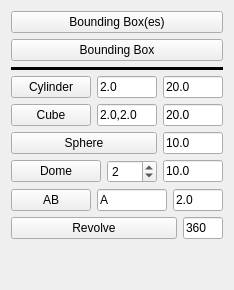
             <widget class="QWidget" name="Objects_Tab2">
              <property name="enabled">
               <bool>true</bool>
              </property>
              <property name="minimumSize">
               <size>
                <width>0</width>
                <height>0</height>
               </size>
              </property>
              <attribute name="icon">
               <iconset>
                <normaloff>../../../../../../../../home/laurent/Documents/03_Plans/Python/Icons/WF_box.svg</normaloff>../../../../../../../../home/laurent/Documents/03_Plans/Python/Icons/WF_box.svg</iconset>
              </attribute>
              <attribute name="title">
               <string>Object</string>
              </attribute>
              <layout class="QGridLayout" name="gridLayout_12">
               <item row="0" column="0">
                <widget class="QPushButton" name="button_boundingboxes">
                 <property name="maximumSize">
                  <size>
                   <width>16777215</width>
                   <height>16777215</height>
                  </size>
                 </property>
                 <property name="toolTip">
                  <string>Create bounding boxes around each of selected object(s).</string>
                 </property>
                 <property name="text">
                  <string>Bounding Box(es)</string>
                 </property>
                 <property name="icon">
                  <iconset>
                   <normaloff>../../../../../../../../home/laurent/Documents/03_Plans/Python/Icons/WF_boundingBoxes.svg</normaloff>../../../../../../../../home/laurent/Documents/03_Plans/Python/Icons/WF_boundingBoxes.svg</iconset>
                 </property>
                 <property name="iconSize">
                  <size>
                   <width>32</width>
                   <height>32</height>
                  </size>
                 </property>
                </widget>
               </item>
               <item row="1" column="0">
                <widget class="QPushButton" name="button_boundingbox">
                 <property name="maximumSize">
                  <size>
                   <width>16777215</width>
                   <height>16777215</height>
                  </size>
                 </property>
                 <property name="toolTip">
                  <string>Create one bounding box around all of selected object(s).</string>
                 </property>
                 <property name="text">
                  <string>Bounding Box</string>
                 </property>
                 <property name="icon">
                  <iconset>
                   <normaloff>../../../../../../../../home/laurent/Documents/03_Plans/Python/Icons/WF_boundingBox.svg</normaloff>../../../../../../../../home/laurent/Documents/03_Plans/Python/Icons/WF_boundingBox.svg</iconset>
                 </property>
                 <property name="iconSize">
                  <size>
                   <width>32</width>
                   <height>32</height>
                  </size>
                 </property>
                </widget>
               </item>
               <item row="2" column="0">
                <widget class="Line" name="line">
                 <property name="frameShadow">
                  <enum>QFrame::Plain</enum>
                 </property>
                 <property name="lineWidth">
                  <number>4</number>
                 </property>
                 <property name="midLineWidth">
                  <number>0</number>
                 </property>
                 <property name="orientation">
                  <enum>Qt::Horizontal</enum>
                 </property>
                </widget>
               </item>
               <item row="3" column="0">
                <layout class="QGridLayout" name="gridLayout_6">
                 <item row="0" column="0">
                  <widget class="QPushButton" name="button_cylinder_create">
                   <property name="toolTip">
                    <string>Create a Cylinder aligned on Axes:
- First select one or several couple of ( Axis and a Ref. Point). 
- Define Diameter and Length if needed.
Then Click the button...
It will create a Cylinder aligned on the selected axis 
with one of the extremities at the Ref. point,
for all couple selected.</string>
                   </property>
                   <property name="text">
                    <string>Cylinder</string>
                   </property>
                   <property name="icon">
                    <iconset>
                     <normaloff>../../../../../../../../home/laurent/Documents/03_Plans/Python/Icons/WF_cylinder.svg</normaloff>../../../../../../../../home/laurent/Documents/03_Plans/Python/Icons/WF_cylinder.svg</iconset>
                   </property>
                   <property name="iconSize">
                    <size>
                     <width>32</width>
                     <height>32</height>
                    </size>
                   </property>
                  </widget>
                 </item>
                 <item row="0" column="1">
                  <widget class="QLineEdit" name="diameter_cylinder">
                   <property name="sizePolicy">
                    <sizepolicy hsizetype="Minimum" vsizetype="Fixed">
                     <horstretch>0</horstretch>
                     <verstretch>0</verstretch>
                    </sizepolicy>
                   </property>
                   <property name="minimumSize">
                    <size>
                     <width>50</width>
                     <height>0</height>
                    </size>
                   </property>
                   <property name="maximumSize">
                    <size>
                     <width>60</width>
                     <height>16777215</height>
                    </size>
                   </property>
                   <property name="toolTip">
                    <string>Radius of the Cylinder.</string>
                   </property>
                   <property name="text">
                    <string>2.0</string>
                   </property>
                  </widget>
                 </item>
                 <item row="0" column="2">
                  <widget class="QLineEdit" name="length_cylinder">
                   <property name="sizePolicy">
                    <sizepolicy hsizetype="Minimum" vsizetype="Fixed">
                     <horstretch>0</horstretch>
                     <verstretch>0</verstretch>
                    </sizepolicy>
                   </property>
                   <property name="minimumSize">
                    <size>
                     <width>50</width>
                     <height>0</height>
                    </size>
                   </property>
                   <property name="maximumSize">
                    <size>
                     <width>60</width>
                     <height>16777215</height>
                    </size>
                   </property>
                   <property name="toolTip">
                    <string>Length of the Cylinder.
Negative value will reverse the direction from Ref. Point</string>
                   </property>
                   <property name="text">
                    <string>20.0</string>
                   </property>
                  </widget>
                 </item>
                </layout>
               </item>
               <item row="4" column="0">
                <layout class="QHBoxLayout" name="horizontalLayout_4">
                 <item>
                  <widget class="QPushButton" name="button_cube_create">
                   <property name="toolTip">
                    <string>Create a Cuboid aligned on Axes:
- First select one or several couple of ( Axis and a Ref. Point). 
- Define Dimensions if needed.
Then Click the button...
It will create a Cube aligned on the selected axis 
with one of the extremities at Ref. point,
for all couple selected.</string>
                   </property>
                   <property name="text">
                    <string>Cube</string>
                   </property>
                   <property name="icon">
                    <iconset>
                     <normaloff>../../../../../../../../home/laurent/Documents/03_Plans/Python/Icons/WF_cube.svg</normaloff>../../../../../../../../home/laurent/Documents/03_Plans/Python/Icons/WF_cube.svg</iconset>
                   </property>
                   <property name="iconSize">
                    <size>
                     <width>32</width>
                     <height>32</height>
                    </size>
                   </property>
                  </widget>
                 </item>
                 <item>
                  <widget class="QLineEdit" name="section_cube">
                   <property name="sizePolicy">
                    <sizepolicy hsizetype="Minimum" vsizetype="Fixed">
                     <horstretch>0</horstretch>
                     <verstretch>0</verstretch>
                    </sizepolicy>
                   </property>
                   <property name="minimumSize">
                    <size>
                     <width>50</width>
                     <height>0</height>
                    </size>
                   </property>
                   <property name="maximumSize">
                    <size>
                     <width>60</width>
                     <height>16777215</height>
                    </size>
                   </property>
                   <property name="toolTip">
                    <string>Section (Length, Width) of the Cube.</string>
                   </property>
                   <property name="text">
                    <string>2.0,2.0</string>
                   </property>
                  </widget>
                 </item>
                 <item>
                  <widget class="QLineEdit" name="height_cube">
                   <property name="sizePolicy">
                    <sizepolicy hsizetype="Minimum" vsizetype="Fixed">
                     <horstretch>0</horstretch>
                     <verstretch>0</verstretch>
                    </sizepolicy>
                   </property>
                   <property name="minimumSize">
                    <size>
                     <width>50</width>
                     <height>0</height>
                    </size>
                   </property>
                   <property name="maximumSize">
                    <size>
                     <width>60</width>
                     <height>16777215</height>
                    </size>
                   </property>
                   <property name="toolTip">
                    <string>Heigth of the Cube.
Negative value will reverse the direction from Ref. Point</string>
                   </property>
                   <property name="text">
                    <string>20.0</string>
                   </property>
                  </widget>
                 </item>
                </layout>
               </item>
               <item row="5" column="0">
                <layout class="QHBoxLayout" name="horizontalLayout_19">
                 <item>
                  <widget class="QPushButton" name="button_sphere_create">
                   <property name="toolTip">
                    <string>Create a Sphere shell:
- First select one or several Center Point(s). 
- Define Diameter if needed.
Then Click the button...
It will create Sphere shell(s) centered
at the selected point(s).</string>
                   </property>
                   <property name="text">
                    <string>Sphere</string>
                   </property>
                   <property name="icon">
                    <iconset>
                     <normaloff>../../../../../../../../home/laurent/Documents/03_Plans/Python/Icons/WF_sphere.svg</normaloff>../../../../../../../../home/laurent/Documents/03_Plans/Python/Icons/WF_sphere.svg</iconset>
                   </property>
                   <property name="iconSize">
                    <size>
                     <width>32</width>
                     <height>32</height>
                    </size>
                   </property>
                  </widget>
                 </item>
                 <item>
                  <widget class="QLineEdit" name="diameter_sphere">
                   <property name="sizePolicy">
                    <sizepolicy hsizetype="Minimum" vsizetype="Fixed">
                     <horstretch>0</horstretch>
                     <verstretch>0</verstretch>
                    </sizepolicy>
                   </property>
                   <property name="minimumSize">
                    <size>
                     <width>50</width>
                     <height>0</height>
                    </size>
                   </property>
                   <property name="maximumSize">
                    <size>
                     <width>60</width>
                     <height>16777215</height>
                    </size>
                   </property>
                   <property name="toolTip">
                    <string>Diameter of the Sphere.</string>
                   </property>
                   <property name="text">
                    <string>10.0</string>
                   </property>
                  </widget>
                 </item>
                </layout>
               </item>
               <item row="6" column="0">
                <layout class="QHBoxLayout" name="horizontalLayout_20">
                 <item>
                  <widget class="QPushButton" name="button_dome_create">
                   <property name="toolTip">
                    <string>Create a full geodesic dome shell:
- First select one or several Center Point(s). 
- Define Diameter and Frequency Parameter (Integer between 1 to 10) if needed.
Then Click the button...
It will create full geodesic dome shell(s) with a X-Y-symmetry plane   
for even frequencies and centered
at the selected point(s).

If Frequency Parameter = 1, the code create an icosahedron. 
An icosahedron is a polyhedron with 20 faces.

Original code from : Ulrich Brammer</string>
                   </property>
                   <property name="text">
                    <string>Dome</string>
                   </property>
                   <property name="icon">
                    <iconset>
                     <normaloff>../../../../../../../../home/laurent/Documents/03_Plans/Python/Icons/WF_dome.svg</normaloff>../../../../../../../../home/laurent/Documents/03_Plans/Python/Icons/WF_dome.svg</iconset>
                   </property>
                   <property name="iconSize">
                    <size>
                     <width>32</width>
                     <height>32</height>
                    </size>
                   </property>
                  </widget>
                 </item>
                 <item>
                  <widget class="QSpinBox" name="spin_frequency_dome">
                   <property name="minimumSize">
                    <size>
                     <width>40</width>
                     <height>0</height>
                    </size>
                   </property>
                   <property name="maximumSize">
                    <size>
                     <width>50</width>
                     <height>16777215</height>
                    </size>
                   </property>
                   <property name="toolTip">
                    <string>Frequency Parameter (Integer between 1 to 20).</string>
                   </property>
                   <property name="minimum">
                    <number>1</number>
                   </property>
                   <property name="maximum">
                    <number>20</number>
                   </property>
                   <property name="singleStep">
                    <number>1</number>
                   </property>
                   <property name="value">
                    <number>2</number>
                   </property>
                  </widget>
                 </item>
                 <item>
                  <widget class="QLineEdit" name="diameter_dome">
                   <property name="sizePolicy">
                    <sizepolicy hsizetype="Minimum" vsizetype="Fixed">
                     <horstretch>0</horstretch>
                     <verstretch>0</verstretch>
                    </sizepolicy>
                   </property>
                   <property name="minimumSize">
                    <size>
                     <width>50</width>
                     <height>0</height>
                    </size>
                   </property>
                   <property name="maximumSize">
                    <size>
                     <width>60</width>
                     <height>16777215</height>
                    </size>
                   </property>
                   <property name="toolTip">
                    <string>Diameter of the Dome.</string>
                   </property>
                   <property name="text">
                    <string>10.0</string>
                   </property>
                  </widget>
                 </item>
                </layout>
               </item>
               <item row="7" column="0">
                <layout class="QHBoxLayout" name="horizontalLayout_23">
                 <item>
                  <widget class="QPushButton" name="button_letter">
                   <property name="toolTip">
                    <string>AB:
Create 3D Text attached to a Point. 
- First select a  Plane
- Then push this button
in this case the center of the text is attached to center of the Plane;
or
- First select a  Plane and a Point on the Plane
- Then push this button
NB:
 Change the text and his size if needed</string>
                   </property>
                   <property name="text">
                    <string>AB</string>
                   </property>
                   <property name="icon">
                    <iconset>
                     <normaloff>../../../../../../../../../home/laurent/Documents/03_Plans/Python/Icons/WF_pointText.svg</normaloff>../../../../../../../../../home/laurent/Documents/03_Plans/Python/Icons/WF_pointText.svg</iconset>
                   </property>
                   <property name="iconSize">
                    <size>
                     <width>32</width>
                     <height>32</height>
                    </size>
                   </property>
                  </widget>
                 </item>
                 <item>
                  <widget class="QLineEdit" name="letter">
                   <property name="maximumSize">
                    <size>
                     <width>70</width>
                     <height>16777215</height>
                    </size>
                   </property>
                   <property name="toolTip">
                    <string>Put the desired text here</string>
                   </property>
                   <property name="text">
                    <string>A</string>
                   </property>
                  </widget>
                 </item>
                 <item>
                  <widget class="QLineEdit" name="size_letter">
                   <property name="sizePolicy">
                    <sizepolicy hsizetype="Minimum" vsizetype="Fixed">
                     <horstretch>0</horstretch>
                     <verstretch>0</verstretch>
                    </sizepolicy>
                   </property>
                   <property name="minimumSize">
                    <size>
                     <width>50</width>
                     <height>0</height>
                    </size>
                   </property>
                   <property name="maximumSize">
                    <size>
                     <width>50</width>
                     <height>16777215</height>
                    </size>
                   </property>
                   <property name="toolTip">
                    <string>Size of the font.</string>
                   </property>
                   <property name="text">
                    <string>2.0</string>
                   </property>
                  </widget>
                 </item>
                </layout>
               </item>
               <item row="8" column="0">
                <layout class="QHBoxLayout" name="horizontalLayout_34">
                 <item>
                  <widget class="QPushButton" name="button_revolve">
                   <property name="toolTip">
                    <string>Revolve:
Make the revolution of Edge(s) or Wire(s) around an Axis:
- Select one or several wire(s)
- Then push this button
or
- Select FIRST one Point as center of rotation and one Axis as rotation axis !
- Select one or several wire(s)
- Then push this button

NB:
  You can also define the angle of revolution if needed
   If no Axis is selected the Z axis is considered as Axis of rotation !
   If no Point is selected the Origin is considered as Center of rotation !</string>
                   </property>
                   <property name="text">
                    <string>Revolve</string>
                   </property>
                   <property name="icon">
                    <iconset>
                     <normaloff>../Icons/WF_Revolve.svg</normaloff>../Icons/WF_Revolve.svg</iconset>
                   </property>
                   <property name="iconSize">
                    <size>
                     <width>32</width>
                     <height>32</height>
                    </size>
                   </property>
                  </widget>
                 </item>
                 <item>
                  <widget class="QLineEdit" name="angle_revolve">
                   <property name="sizePolicy">
                    <sizepolicy hsizetype="Minimum" vsizetype="Fixed">
                     <horstretch>0</horstretch>
                     <verstretch>0</verstretch>
                    </sizepolicy>
                   </property>
                   <property name="minimumSize">
                    <size>
                     <width>40</width>
                     <height>0</height>
                    </size>
                   </property>
                   <property name="maximumSize">
                    <size>
                     <width>40</width>
                     <height>16777215</height>
                    </size>
                   </property>
                   <property name="toolTip">
                    <string>Angle of the revolution in degrees.</string>
                   </property>
                   <property name="text">
                    <string>360</string>
                   </property>
                  </widget>
                 </item>
                </layout>
               </item>
               <item row="9" column="0">
                <spacer name="verticalSpacer">
                 <property name="orientation">
                  <enum>Qt::Vertical</enum>
                 </property>
                 <property name="sizeHint" stdset="0">
                  <size>
                   <width>20</width>
                   <height>40</height>
                  </size>
                 </property>
                </spacer>
               </item>
              </layout>
             </widget>
